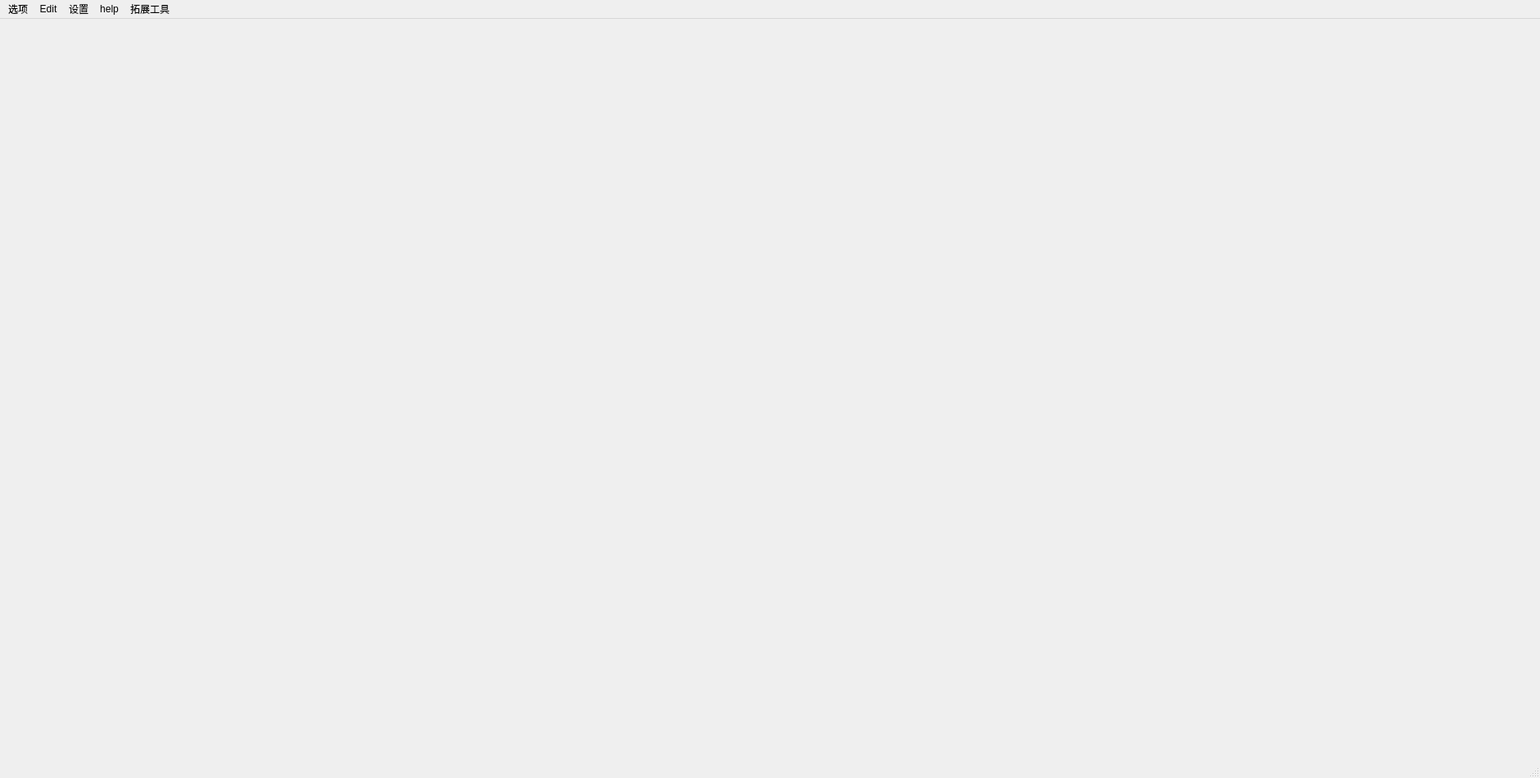
<?xml version="1.0" encoding="UTF-8"?>
<ui version="4.0">
 <class>MainWindow</class>
 <widget class="QMainWindow" name="MainWindow">
  <property name="enabled">
   <bool>true</bool>
  </property>
  <property name="geometry">
   <rect>
    <x>0</x>
    <y>0</y>
    <width>1880</width>
    <height>950</height>
   </rect>
  </property>
  <property name="minimumSize">
   <size>
    <width>1880</width>
    <height>950</height>
   </size>
  </property>
  <property name="maximumSize">
   <size>
    <width>1880</width>
    <height>950</height>
   </size>
  </property>
  <property name="windowTitle">
   <string>You are my world</string>
  </property>
  <property name="windowIcon">
   <iconset>
    <normaloff>../../statics/icon/flower.png</normaloff>../../statics/icon/flower.png</iconset>
  </property>
  <property name="autoFillBackground">
   <bool>true</bool>
  </property>
  <widget class="QWidget" name="centralwidget">
   <property name="sizePolicy">
    <sizepolicy hsizetype="Expanding" vsizetype="Expanding">
     <horstretch>0</horstretch>
     <verstretch>0</verstretch>
    </sizepolicy>
   </property>
   <widget class="QLabel" name="label">
    <property name="geometry">
     <rect>
      <x>11</x>
      <y>11</y>
      <width>16</width>
      <height>17</height>
     </rect>
    </property>
    <property name="sizePolicy">
     <sizepolicy hsizetype="Expanding" vsizetype="Expanding">
      <horstretch>0</horstretch>
      <verstretch>0</verstretch>
     </sizepolicy>
    </property>
    <property name="text">
     <string/>
    </property>
   </widget>
  </widget>
  <widget class="QMenuBar" name="menubar">
   <property name="geometry">
    <rect>
     <x>0</x>
     <y>0</y>
     <width>1880</width>
     <height>26</height>
    </rect>
   </property>
   <widget class="QMenu" name="menu">
    <property name="title">
     <string>选项</string>
    </property>
    <addaction name="action_3"/>
    <addaction name="separator"/>
    <addaction name="action_5"/>
    <addaction name="action_6"/>
    <addaction name="separator"/>
    <addaction name="action_8"/>
    <addaction name="separator"/>
    <addaction name="action_10"/>
    <addaction name="action_11"/>
   </widget>
   <widget class="QMenu" name="menuEdit">
    <property name="title">
     <string>Edit</string>
    </property>
   </widget>
   <widget class="QMenu" name="menu_2">
    <property name="title">
     <string>设置</string>
    </property>
   </widget>
   <widget class="QMenu" name="menuhelp">
    <property name="title">
     <string>help</string>
    </property>
    <addaction name="action_12"/>
   </widget>
   <widget class="QMenu" name="menu_3">
    <property name="title">
     <string>拓展工具</string>
    </property>
    <addaction name="action"/>
   </widget>
   <addaction name="menu"/>
   <addaction name="menuEdit"/>
   <addaction name="menu_2"/>
   <addaction name="menuhelp"/>
   <addaction name="menu_3"/>
  </widget>
  <widget class="QStatusBar" name="statusbar"/>
  <action name="action_3">
   <property name="checkable">
    <bool>true</bool>
   </property>
   <property name="icon">
    <iconset>
     <normaloff>../../statics/icon/open_file.png</normaloff>../../statics/icon/open_file.png</iconset>
   </property>
   <property name="text">
    <string>打开</string>
   </property>
   <property name="shortcut">
    <string notr="true">Ctrl+O</string>
   </property>
  </action>
  <action name="action_5">
   <property name="text">
    <string>保存</string>
   </property>
  </action>
  <action name="action_6">
   <property name="icon">
    <iconset>
     <normaloff>../../statics/icon/save_file.png</normaloff>../../statics/icon/save_file.png</iconset>
   </property>
   <property name="text">
    <string>另存为</string>
   </property>
  </action>
  <action name="action_8">
   <property name="text">
    <string>打印</string>
   </property>
  </action>
  <action name="action_10">
   <property name="text">
    <string>关闭</string>
   </property>
  </action>
  <action name="action_11">
   <property name="icon">
    <iconset>
     <normaloff>../../statics/icon/exit.png</normaloff>../../statics/icon/exit.png</iconset>
   </property>
   <property name="text">
    <string>退出</string>
   </property>
  </action>
  <action name="action_12">
   <property name="text">
    <string>作者信息</string>
   </property>
  </action>
  <action name="action">
   <property name="text">
    <string>随机点餐器</string>
   </property>
  </action>
 </widget>
 <resources/>
 <connections/>
</ui>
